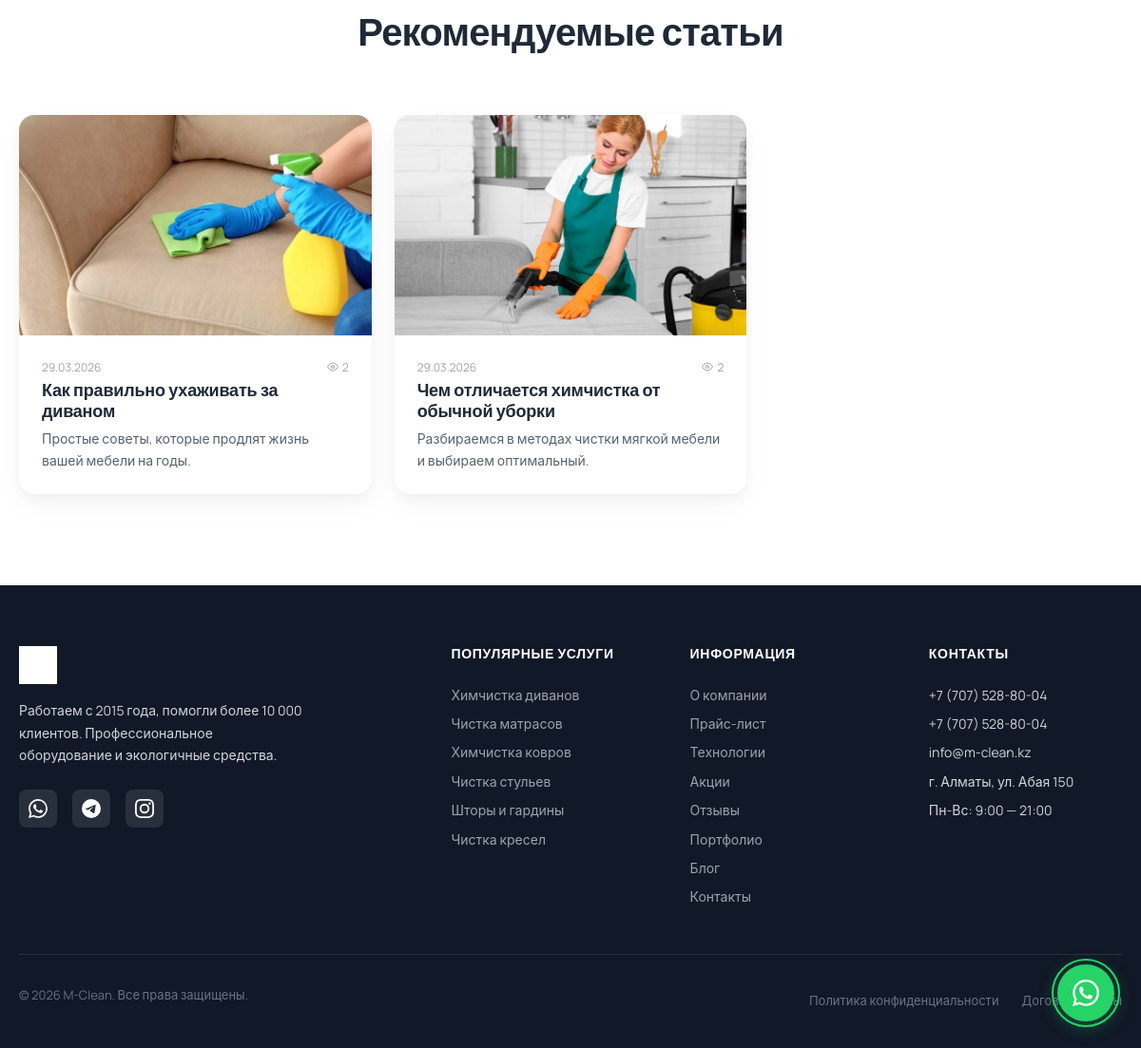
The page /blog/priznaki-chistki-matrassa/ (lower part) on the database as committed earlier.
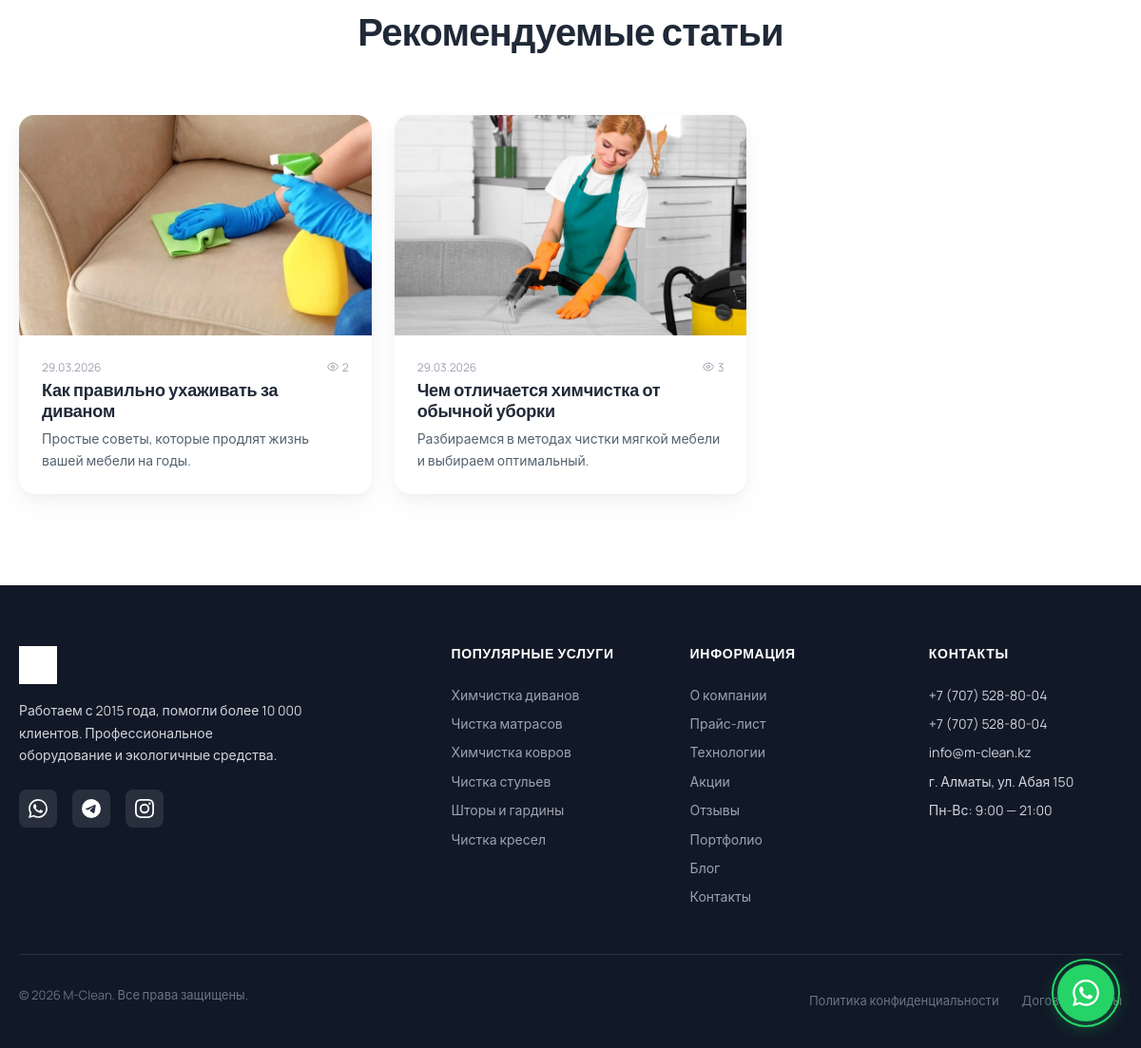
The same page on the database as committed later.
### blog/models.py (models this page shows, shortened)
class Post(models.Model):
    category = models.ForeignKey(
        BlogCategory,
        on_delete=models.SET_NULL,
        null=True,
        blank=True,
        verbose_name="Категория",
        related_name="posts"
    )
    author = models.ForeignKey(
        User,
        on_delete=models.SET_NULL,
        null=True,
        blank=True,
        verbose_name="Автор",
        related_name="blog_posts"
    )
    tags = models.ManyToManyField(
        Tag,
        blank=True,
        verbose_name="Теги",
        related_name="posts"
    )
    faqs = models.ManyToManyField(
        'core.Faq',
        blank=True,
        verbose_name="Вопросы FAQ",
        related_name="blog_posts"
    )
    title = models.CharField("Заголовок", max_length=300)
    slug = models.SlugField("URL-адрес", max_length=300, unique=True)
    image = models.ImageField("Изображение", upload_to="blog/")
    excerpt = models.TextField(
        "Краткое описание",
        max_length=500,
        help_text="Для превью в списке статей"
    )
    content = models.TextField(
        "Текст статьи (HTML)",
        help_text="Основной контент. Поддерживается HTML."
    )
    published_at = models.DateTimeField("Дата публикации", auto_now_add=True)
    is_published = models.BooleanField("Опубликована?", default=True)
    views = models.PositiveIntegerField("Просмотры", default=0)
    order = models.PositiveIntegerField("Порядок", default=0)
    seo_title = models.CharField(
        "SEO Title",
        max_length=255,
        blank=True,
        help_text="Заголовок для поисковиков"
    )
    seo_description = models.TextField(
        "SEO Description",
        blank=True,
        help_text="Описание для поисковой выдачи"
    )
    class Meta:
        verbose_name = "Статья"
        verbose_name_plural = "Блог (Статьи)"
        ordering = ['-published_at']

### blog/views.py (the view)
# urls.py: path('blog/<slug:slug>/', views.post_detail, name='post_detail'),
def post_detail(request, slug):
    settings = SiteSettings.objects.first()
    post = get_object_or_404(Post, slug=slug, is_published=True)
    Post.objects.filter(pk=post.pk).update(views=F('views') + 1)
    post.refresh_from_db()
    related = Post.objects.filter(
        is_published=True,
        category=post.category
    ).exclude(pk=post.pk)[:3]
    if related.count() < 3:
        more_related = Post.objects.filter(
            is_published=True
        ).exclude(pk__in=[post.pk] + [p.pk for p in related]).order_by('?')[:3 - related.count()]
        related = list(related) + list(more_related)
    faqs = post.faqs.all()
    context = {
        'settings': settings,
        'post': post,
        'related': related,
        'faqs': faqs,
    }
    return render(request, 'blog/post_detail.html', context)

### core/context_processors.py (called while the page is built)
def site_context(request):
    facts = CompanyFact.objects.filter(is_active=True)
    clients_count = None
    experience_count = None
    for fact in facts:
        if fact.icon == 'users':
            clients_count = f"{fact.value:,}{fact.suffix}".replace(',', ' ')
        elif fact.icon == 'calendar':
            experience_count = f"{fact.value}{fact.suffix}"
    return {
        'settings': SiteSettings.objects.first(),
        'service_categories': Category.objects.filter(is_active=True),
        'nav_partners': Partner.objects.filter(is_active=True)[:5],
        'company_facts': facts,
        'clients_count': clients_count or '10 000+',
        'experience_count': experience_count or '8+',
    }

### templates/blog/post_detail.html (shortened to what this page needs)
{% extends 'base.html' %}
{% load static %}
{% block content %}
<article class="post-detail">
    {% if related %}
    <div class="post-detail__related section">
        <div class="container">
            <div class="section__header">
                <h2 class="section__title">Рекомендуемые статьи</h2>
            </div>
            <div class="blog-grid">
                {% for r in related %}
                <a href="{% url 'blog:post_detail' r.slug %}" class="blog-card">
                    {% if r.image %}
                    <div class="blog-card__image">
                        <img src="{{ r.image.url }}" alt="{{ r.title }}" loading="lazy">
                    </div>
                    {% endif %}
                    <div class="blog-card__body">
                        <div class="blog-card__meta">
                            <span class="blog-card__date">{{ r.published_at|date:"d.m.Y" }}</span>
                            <span class="blog-card__views"><svg width="12" height="12" viewBox="0 0 24 24" fill="none" stroke="currentColor" stroke-width="2"><path d="M1 12s4-8 11-8 11 8 11 8-4 8-11 8-11-8-11-8z"></path><circle cx="12" cy="12" r="3"></circle></svg> {{ r.views }}</span>
                        </div>
                        <h3 class="blog-card__title">{{ r.title }}</h3>
                        <p class="blog-card__excerpt">{{ r.excerpt|truncatechars:100 }}</p>
                    </div>
                </a>
                {% endfor %}
            </div>
        </div>
    </div>
    {% endif %}
</article>
{% endblock %}

Rows that differ between the two databases and show on the page:
changed Post "Чем отличается химчистка от обычной уборки": views "2" → "3"
